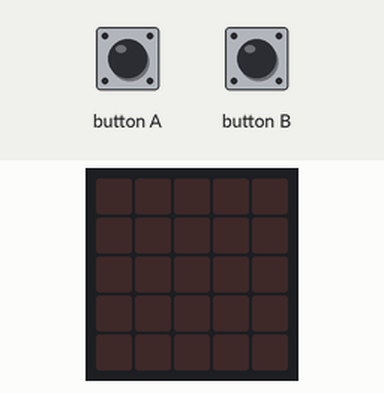
This program was run on a simulated Calliope mini (MakeCode). Shown: the board's 5×5 LED display. Inputs (shaded band) come from the test bench. Random numbers come from a fixed seed.

Above: at 1.2 s.
1.3 s: button A pressed for 0.15 s
At 2.5 s:
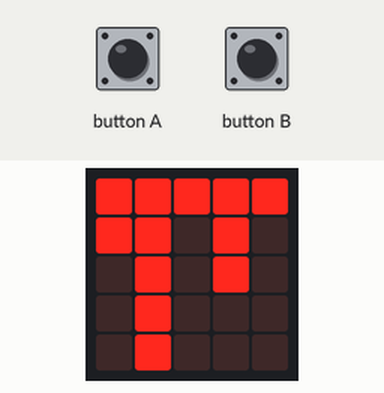
2.9 s: button B pressed for 0.15 s
At 3.7 s:
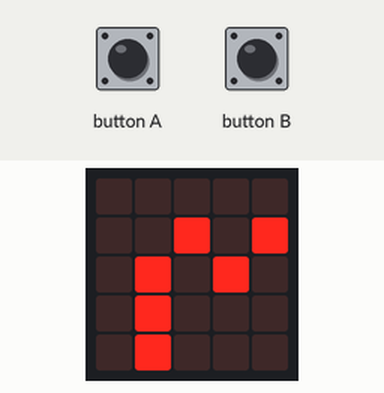
4.5 s: button A pressed for 0.15 s
At 5.0 s:
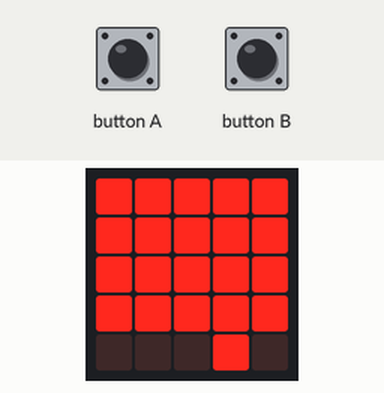
6.1 s: button B pressed for 0.15 s
At 7.4 s:
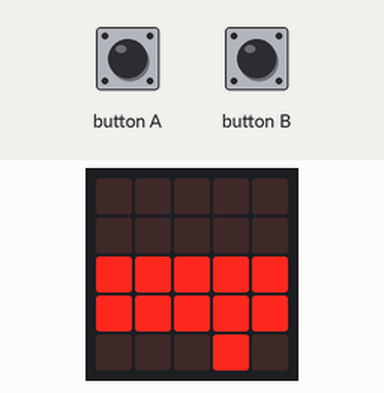
7.7 s: button A pressed for 0.15 s
At 8.6 s:
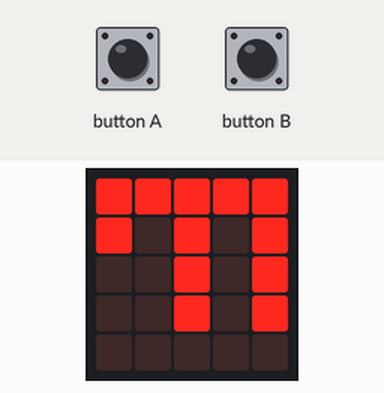
9.3 s: button B pressed for 0.15 s
At 9.8 s:
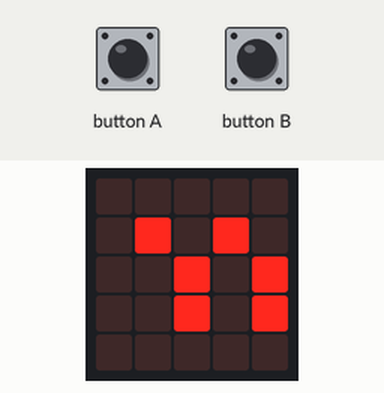
Timing chart, 0 to 11.9 s (numbered marks = the images above; inputs shaded):
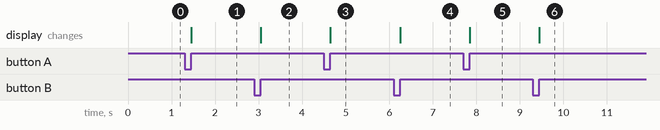

The program:

main.ts
```typescript
let Bars: number[] = []
let testing: number[] = []
let pos = 0
// (B button zeigt 2x5 leds an, test Funktion)
function clear_led () {
    for (let x = 0; x <= 4; x++) {
        for (let y = 0; y <= 4; y++) {
            led.unplot(x, y)
        }
    }
}
/**
 * Author: nicht Finn
 */
/**
 * Unfertiges Script, dass mit dem A button mit 5 Balken Zufallszahlen von 0 bis 5 zeigt
 */
input.onButtonEvent(Button.A, input.buttonEventClick(), function () {
    clear_led()
    Bars = [
    0,
    0,
    0,
    0,
    0
    ]
    for (let Row = 0; Row <= 4; Row++) {
        Bars[Row] = randint(0, 5)
    }
    display_values(Bars)
})
input.onButtonEvent(Button.B, input.buttonEventClick(), function () {
    testing = [
    1,
    1,
    1,
    1,
    1
    ]
    display_values(testing)
})
function display_values (Led_value_array: number[]) {
    pos = 0
    for (let Wert of Led_value_array) {
        for (let Index = 0; Index <= 5; Index++) {
            if (Wert >= Index) {
                led.toggle(pos, Index)
            }
        }
        pos += 1
    }
}
```

test.ts
```typescript
// Hier kann man Tests durchführen; diese Datei wird nicht kompiliert, wenn dieses Paket als Erweiterung verwendet wird.
```

Measured:
- after the input at 1.3 s, the display: changes after 0.15 s (image 1)
- after the input at 2.9 s, the display: changes after 0.15 s (image 2)
- after the input at 4.5 s, the display: changes after 0.15 s (image 3)
- after the input at 6.1 s, the display: changes after 0.15 s (image 4)
- after the input at 7.7 s, the display: changes after 0.15 s (image 5)
- after the input at 9.3 s, the display: changes after 0.15 s (image 6)
